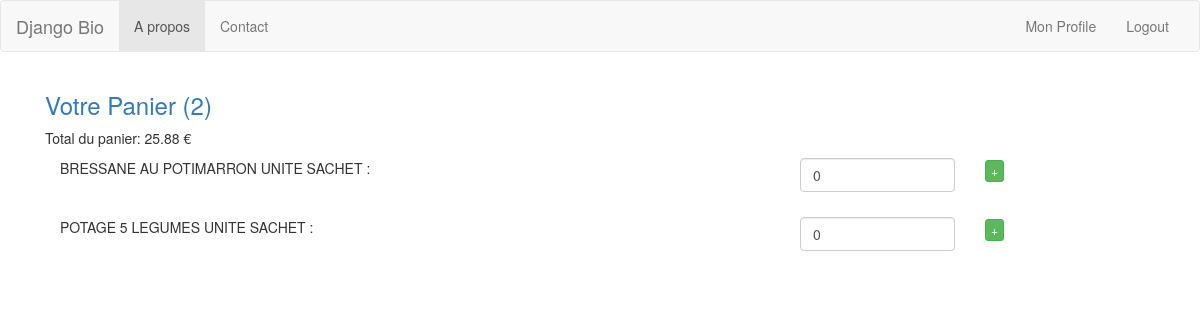
The app's page /carts/1/shoplist/ (signed in) with its own data.
### carts/models.py (models this page shows, shortened)
class Cart(models.Model):
	cart_user = models.ForeignKey(Profile, null=True, blank=True)
	cart_order =models.ForeignKey(Order,null=True, blank=True)
	cart_price = models.DecimalField(default=0.00, max_digits=10, decimal_places=2)
	cart_active = models.BooleanField(default=False)
	def get_cart_item(self):
		return self.cartitem_set.all()
	def cart_size(self):
		return len(self.get_cart_item())

class CartItem(models.Model):
	cart = models.ForeignKey(Cart,on_delete=models.CASCADE)
	product = models.ForeignKey(Product,on_delete=models.CASCADE)
	cart_item_name = models.CharField(max_length=80, null=True)
	cart_item_total = models.DecimalField(default=0.00, max_digits=10, decimal_places=2)
	cart_item_quantity = models.IntegerField(default=0)
	timestamp = models.DateTimeField(auto_now_add=True)

### products/models.py (models this page shows, shortened)
class Product(models.Model):
	product_brand = models.CharField(max_length=50)
	product_article_code = models.CharField(max_length=20)
	product_code= models.IntegerField()
	product_name= models.CharField(max_length=150)
	product_unit_packaging_number = models.IntegerField(default=1)
	product_price = models.DecimalField(max_digits=8,decimal_places=2)
	product_selected = models.BooleanField(default=False)
	def get_selected_product():
		return Product.objects.filter(product_selected=True)

### carts/views.py (the view)
# urls.py: url(r'^(?P<order_id>[0-9]+)/shoplist/$',views.shoplist,name="shoplist" ),
def shoplist(request,order_id):
	order=get_object_or_404(Order,pk=order_id)
	profile =get_object_or_404(Profile,user=request.user)
	cart, created = Cart.objects.get_or_create(
		cart_user = profile,
		cart_order= order,
		defaults  = {'cart_price':0,'cart_active':False}
		)
	cart_items= cart.get_cart_item()
	shop_items = Product.get_selected_product()
	return render(request,'carts/shoplist.html',{'cart':cart,'cart_items':cart_items,'shop_items':shop_items})

### carts/templates/carts/shoplist.html (shortened to what this page needs)
{% extends "base.html" %}
{% block content %}
<div class="col-xs-12">
	<h3>
		<a href="{% url 'carts:index' cart.id %}"><smal>Votre Panier {% if cart.cart_size > 0 %}({{cart.cart_size}}){%endif%}</smal></a>
	</h3>
	<p>Total du panier: <span id="cart_price">{{cart.cart_price}} €<span/></p>
	<form method="post" class="my-ajax-form" data-parsley-validate="" data-url="{% url 'carts:addtocart' cart.id %}">
		{% for product in shop_items  %}
		<div class="row shopitem{{forloop.counter}}">
			<div class="col-xs-12">
				<div class="col-xs-8">
					{{product.product_name}} :
				</div>
				<div class="col-xs-2 form-group">
					<input type="text" value="0" data-parsley-gte="0" name="quantity" class="form-control">
				</div>
				<div class="col-xs-1">
					<input type="button" value="+" class="btn btn-success btn-xs submit-form ">
				</div>
				<div class="col-xs-1">
				</div>
			</div>
		</div>
		{% endfor %}
	</form>
</div>
{% endblock content %}

### records on screen
Cart: cart_size "2", cart_price "25.88"
Product: product_name "BRESSANE AU POTIMARRON UNITE SACHET"
Product: product_name "POTAGE 5 LEGUMES UNITE SACHET"
